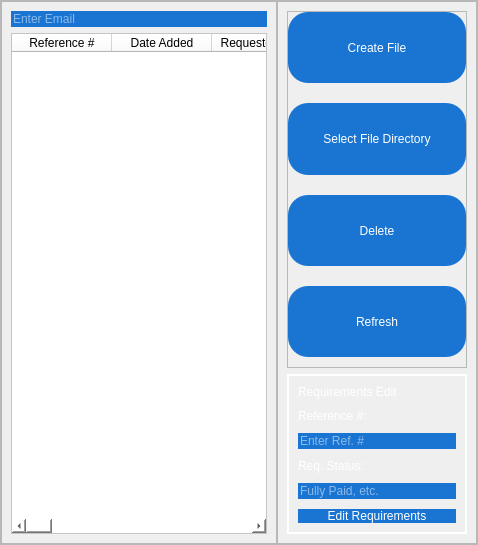
               <widget class="QWidget" name="tbl_view">
                <layout class="QVBoxLayout" name="verticalLayout_8">
                 <property name="spacing">
                  <number>0</number>
                 </property>
                 <property name="leftMargin">
                  <number>0</number>
                 </property>
                 <property name="topMargin">
                  <number>0</number>
                 </property>
                 <property name="rightMargin">
                  <number>0</number>
                 </property>
                 <property name="bottomMargin">
                  <number>0</number>
                 </property>
                 <item>
                  <widget class="QFrame" name="frame_5">
                   <property name="frameShape">
                    <enum>QFrame::StyledPanel</enum>
                   </property>
                   <property name="frameShadow">
                    <enum>QFrame::Raised</enum>
                   </property>
                   <layout class="QHBoxLayout" name="horizontalLayout_3">
                    <property name="spacing">
                     <number>0</number>
                    </property>
                    <property name="leftMargin">
                     <number>0</number>
                    </property>
                    <property name="topMargin">
                     <number>0</number>
                    </property>
                    <property name="rightMargin">
                     <number>0</number>
                    </property>
                    <property name="bottomMargin">
                     <number>0</number>
                    </property>
                    <item>
                     <widget class="QFrame" name="frame_6">
                      <property name="frameShape">
                       <enum>QFrame::StyledPanel</enum>
                      </property>
                      <property name="frameShadow">
                       <enum>QFrame::Raised</enum>
                      </property>
                      <layout class="QVBoxLayout" name="verticalLayout_9">
                       <item>
                        <widget class="QLineEdit" name="line_searchbar">
                         <property name="styleSheet">
                          <string notr="true">	color: rgb(255, 255, 255);
	font: 14pt &quot;Helvetica Neue&quot;;
	background-color: #1974D2;
border: none;</string>
                         </property>
                         <property name="placeholderText">
                          <string>Enter Email</string>
                         </property>
                        </widget>
                       </item>
                       <item>
                        <widget class="QTableWidget" name="tbl_forview">
                         <property name="styleSheet">
                          <string notr="true">background-color: white;</string>
                         </property>
                         <column>
                          <property name="text">
                           <string>Reference #</string>
                          </property>
                         </column>
                         <column>
                          <property name="text">
                           <string>Date Added</string>
                          </property>
                         </column>
                         <column>
                          <property name="text">
                           <string>Requested Doc</string>
                          </property>
                         </column>
                         <column>
                          <property name="text">
                           <string>Price</string>
                          </property>
                         </column>
                         <column>
                          <property name="text">
                           <string>Name</string>
                          </property>
                         </column>
                         <column>
                          <property name="text">
                           <string>Age</string>
                          </property>
                         </column>
                         <column>
                          <property name="text">
                           <string>Sex</string>
                          </property>
                         </column>
                         <column>
                          <property name="text">
                           <string>Address</string>
                          </property>
                         </column>
                         <column>
                          <property name="text">
                           <string>Requirements</string>
                          </property>
                         </column>
                         <column>
                          <property name="text">
                           <string>Birthdate</string>
                          </property>
                         </column>
                         <column>
                          <property name="text">
                           <string>Birthplace</string>
                          </property>
                         </column>
                         <column>
                          <property name="text">
                           <string>Civil Status</string>
                          </property>
                         </column>
                         <column>
                          <property name="text">
                           <string>Citizenship</string>
                          </property>
                         </column>
                         <column>
                          <property name="text">
                           <string>Purpose</string>
                          </property>
                         </column>
                         <column>
                          <property name="text">
                           <string>Business Name</string>
                          </property>
                         </column>
                         <column>
                          <property name="text">
                           <string>Business Address</string>
                          </property>
                         </column>
                         <column>
                          <property name="text">
                           <string>Years Stayed</string>
                          </property>
                         </column>
                        </widget>
                       </item>
                      </layout>
                     </widget>
                    </item>
                    <item>
                     <widget class="QFrame" name="frame_7">
                      <property name="minimumSize">
                       <size>
                        <width>200</width>
                        <height>0</height>
                       </size>
                      </property>
                      <property name="maximumSize">
                       <size>
                        <width>200</width>
                        <height>16777215</height>
                       </size>
                      </property>
                      <property name="frameShape">
                       <enum>QFrame::StyledPanel</enum>
                      </property>
                      <property name="frameShadow">
                       <enum>QFrame::Raised</enum>
                      </property>
                      <layout class="QVBoxLayout" name="verticalLayout_11">
                       <item>
                        <widget class="QFrame" name="frame_10">
                         <property name="minimumSize">
                          <size>
                           <width>0</width>
                           <height>357</height>
                          </size>
                         </property>
                         <property name="maximumSize">
                          <size>
                           <width>16777215</width>
                           <height>357</height>
                          </size>
                         </property>
                         <property name="frameShape">
                          <enum>QFrame::StyledPanel</enum>
                         </property>
                         <property name="frameShadow">
                          <enum>QFrame::Raised</enum>
                         </property>
                         <layout class="QVBoxLayout" name="verticalLayout_12">
                          <property name="spacing">
                           <number>20</number>
                          </property>
                          <property name="leftMargin">
                           <number>0</number>
                          </property>
                          <property name="topMargin">
                           <number>0</number>
                          </property>
                          <property name="rightMargin">
                           <number>0</number>
                          </property>
                          <property name="bottomMargin">
                           <number>10</number>
                          </property>
                          <item>
                           <widget class="QPushButton" name="btn_create">
                            <property name="sizePolicy">
                             <sizepolicy hsizetype="Expanding" vsizetype="Expanding">
                              <horstretch>0</horstretch>
                              <verstretch>0</verstretch>
                             </sizepolicy>
                            </property>
                            <property name="styleSheet">
                             <string notr="true">QPushButton{
background-color: rgb(25, 116, 210);
color: rgb(255, 255, 255);
font: 57 18pt &quot;Roboto Medium&quot;;
border-radius:20px;}
QPushButton:hover{
background-color: rgb(30, 143, 255);
}
QPushButton:pressed{
background-color: rgb(0, 170, 255);
}</string>
                            </property>
                            <property name="text">
                             <string>Create File</string>
                            </property>
                           </widget>
                          </item>
                          <item>
                           <widget class="QPushButton" name="btn_filedir">
                            <property name="sizePolicy">
                             <sizepolicy hsizetype="Expanding" vsizetype="Expanding">
                              <horstretch>0</horstretch>
                              <verstretch>0</verstretch>
                             </sizepolicy>
                            </property>
                            <property name="styleSheet">
                             <string notr="true">QPushButton{
background-color: rgb(25, 116, 210);
color: rgb(255, 255, 255);
font: 57 14pt &quot;Roboto Medium&quot;;
border-radius:20px;}
QPushButton:hover{
background-color: rgb(30, 143, 255);
}
QPushButton:pressed{
background-color: rgb(0, 170, 255);
}</string>
                            </property>
                            <property name="text">
                             <string>Select File Directory</string>
                            </property>
                           </widget>
                          </item>
                          <item>
                           <widget class="QPushButton" name="btn_delete">
                            <property name="sizePolicy">
                             <sizepolicy hsizetype="Expanding" vsizetype="Expanding">
                              <horstretch>0</horstretch>
                              <verstretch>0</verstretch>
                             </sizepolicy>
                            </property>
                            <property name="styleSheet">
                             <string notr="true">QPushButton{
background-color: rgb(25, 116, 210);
color: rgb(255, 255, 255);
font: 57 18pt &quot;Roboto Medium&quot;;
border-radius:20px;}
QPushButton:hover{
background-color: rgb(30, 143, 255);
}
QPushButton:pressed{
background-color: rgb(0, 170, 255);
}</string>
                            </property>
                            <property name="text">
                             <string>Delete</string>
                            </property>
                           </widget>
                          </item>
                          <item>
                           <widget class="QPushButton" name="btn_refresh">
                            <property name="sizePolicy">
                             <sizepolicy hsizetype="Expanding" vsizetype="Expanding">
                              <horstretch>0</horstretch>
                              <verstretch>0</verstretch>
                             </sizepolicy>
                            </property>
                            <property name="styleSheet">
                             <string notr="true">QPushButton{
background-color: rgb(25, 116, 210);
color: rgb(255, 255, 255);
font: 57 18pt &quot;Roboto Medium&quot;;
border-radius:20px;}
QPushButton:hover{
background-color: rgb(30, 143, 255);
}
QPushButton:pressed{
background-color: rgb(0, 170, 255);
}</string>
                            </property>
                            <property name="text">
                             <string>Refresh</string>
                            </property>
                           </widget>
                          </item>
                         </layout>
                        </widget>
                       </item>
                       <item>
                        <widget class="QFrame" name="frame_9">
                         <property name="styleSheet">
                          <string notr="true">#frame_9{border: 2px solid white;}</string>
                         </property>
                         <property name="frameShape">
                          <enum>QFrame::StyledPanel</enum>
                         </property>
                         <property name="frameShadow">
                          <enum>QFrame::Raised</enum>
                         </property>
                         <layout class="QFormLayout" name="formLayout_2">
                          <property name="horizontalSpacing">
                           <number>0</number>
                          </property>
                          <property name="verticalSpacing">
                           <number>10</number>
                          </property>
                          <property name="leftMargin">
                           <number>9</number>
                          </property>
                          <property name="topMargin">
                           <number>9</number>
                          </property>
                          <property name="rightMargin">
                           <number>9</number>
                          </property>
                          <property name="bottomMargin">
                           <number>9</number>
                          </property>
                          <item row="0" column="0" colspan="2">
                           <widget class="QLabel" name="label_4">
                            <property name="styleSheet">
                             <string notr="true">background-color: transparent;
color: rgb(255, 255, 255);
font: 57 14pt &quot;Roboto Medium&quot;;
</string>
                            </property>
                            <property name="text">
                             <string>Requirements Edit</string>
                            </property>
                           </widget>
                          </item>
                          <item row="1" column="1">
                           <widget class="QLabel" name="label_5">
                            <property name="styleSheet">
                             <string notr="true">background-color: transparent;
color: rgb(255, 255, 255);
font: 57 14pt &quot;Roboto Medium&quot;;</string>
                            </property>
                            <property name="text">
                             <string>Reference #:</string>
                            </property>
                           </widget>
                          </item>
                          <item row="2" column="1">
                           <widget class="QLineEdit" name="line_ref">
                            <property name="styleSheet">
                             <string notr="true">	color: rgb(255, 255, 255);
	font: 14pt &quot;Helvetica Neue&quot;;
	background-color: #1974D2;
border: none;</string>
                            </property>
                            <property name="placeholderText">
                             <string>Enter Ref. #</string>
                            </property>
                           </widget>
                          </item>
                          <item row="3" column="1">
                           <widget class="QLabel" name="label_6">
                            <property name="styleSheet">
                             <string notr="true">background-color: transparent;
color: rgb(255, 255, 255);
font: 57 14pt &quot;Roboto Medium&quot;;</string>
                            </property>
                            <property name="text">
                             <string>Req. Status:</string>
                            </property>
                           </widget>
                          </item>
                          <item row="4" column="1">
                           <widget class="QLineEdit" name="line_req">
                            <property name="styleSheet">
                             <string notr="true">	color: rgb(255, 255, 255);
	font: 14pt &quot;Helvetica Neue&quot;;
	background-color: #1974D2;
border: none;</string>
                            </property>
                            <property name="placeholderText">
                             <string>Fully Paid, etc.</string>
                            </property>
                           </widget>
                          </item>
                          <item row="5" column="0" colspan="2">
                           <widget class="QPushButton" name="btn_editreq">
                            <property name="styleSheet">
                             <string notr="true">QPushButton{
border: none;
background-color: rgb(25, 116, 210);
color: rgb(255, 255, 255);
font: 57 12pt &quot;Roboto Medium&quot;;}
QPushButton:hover{
background-color: rgb(30, 143, 255);
}
QPushButton:pressed{
background-color: rgb(0, 170, 255);
}</string>
                            </property>
                            <property name="text">
                             <string>Edit Requirements</string>
                            </property>
                           </widget>
                          </item>
                         </layout>
                        </widget>
                       </item>
                      </layout>
                     </widget>
                    </item>
                   </layout>
                  </widget>
                 </item>
                </layout>
               </widget>
